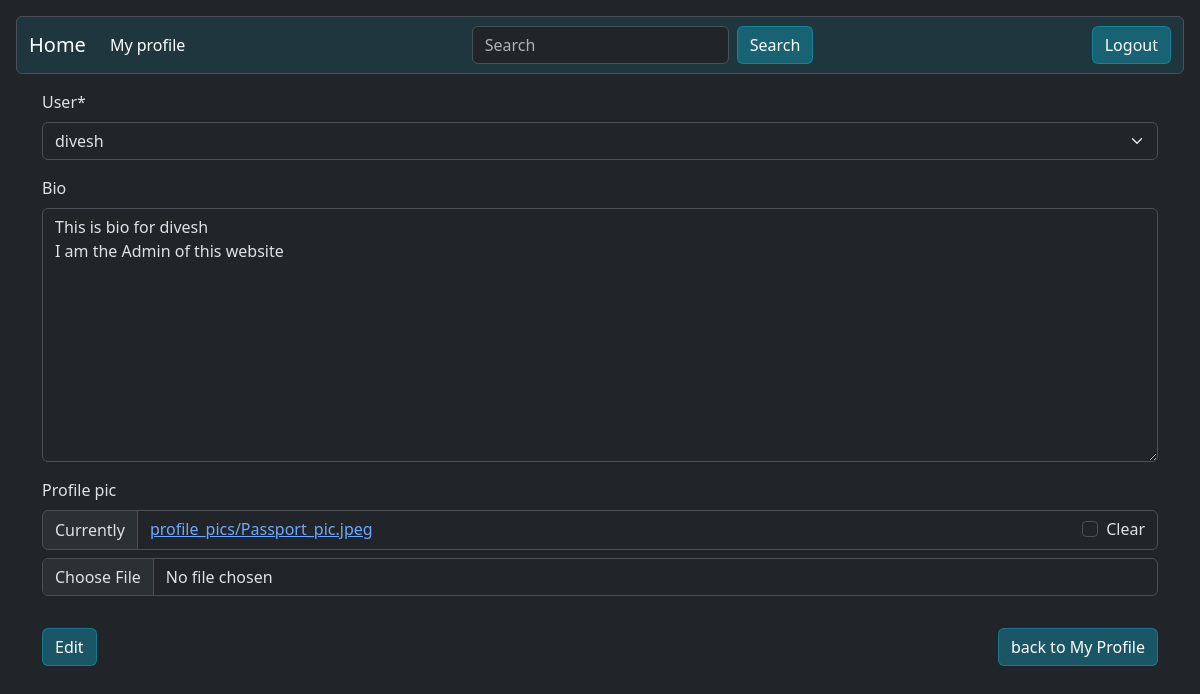
Before: /tweet/Edit_profile/ (signed in) with the older database file.
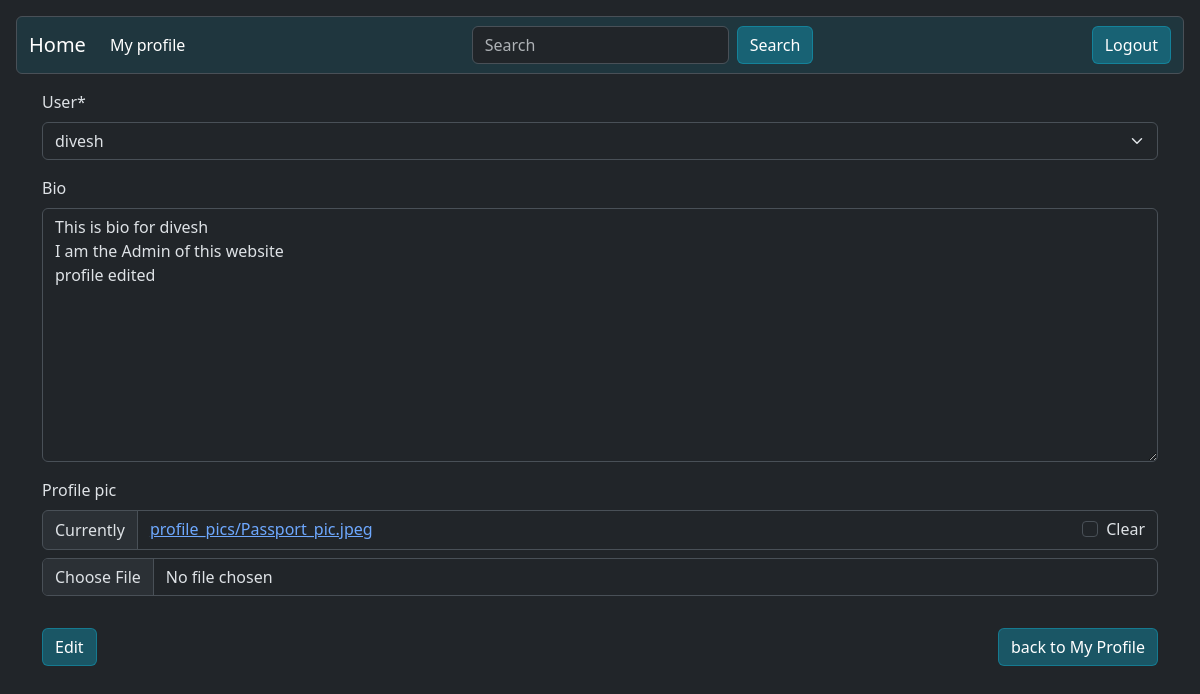
After: the same page with the newer database file.
### tweet/models.py (models this page shows, shortened)
class profile(models.Model):
    user = models.OneToOneField(User, on_delete=models.CASCADE)
    bio = models.TextField(blank=True)
    profile_pic = models.ImageField(upload_to='profile_pics', null= True, blank=True)

### tweet/views.py (the view)
# urls.py: path('Edit_profile/', views.profile_edit, name='profile_edit'),
def profile_edit(request):
    profile = request.user.profile
    if request.method == 'POST':
        form = EditForm(request.POST, request.FILES, instance=profile)
        if form.is_valid():
            form.save()
            return redirect('profile_detail', request.user.username)
    else:
        form = EditForm(instance=profile)
    return render(request, 'profile_edit.html', {'form':form})

### tweet/forms.py
class EditForm(forms.ModelForm):
    class Meta:
        model = profile
        fields = "__all__"

### tweet/templates/profile_edit.html (shortened to what this page needs)
{% extends "layout.html" %}
{% load crispy_forms_tags %}
{% block content %}
<form method="post">
    {{form|crispy}}
    <div class= "d-flex justify-content-between">
        <button class = "btn rounded text-white mt-3" style="background-color: rgba(13, 202, 240, 0.3); border: 1px solid rgba(13, 202, 240, 0.3);" type = "submit">Edit</button>
        <a href="{% url "profile_detail" user.username %}" class = "btn rounded text-white mt-3" style="background-color: rgba(13, 202, 240, 0.3); border: 1px solid rgba(13, 202, 240, 0.3);" >back to My Profile</a>
    </div>
</form>
{% endblock%}

Changed rows visible on the page:
changed profile "divesh": bio "This is bio for divesh I am the Admin of this website" → "This is bio for divesh I am the Admin of this website profile edited"
